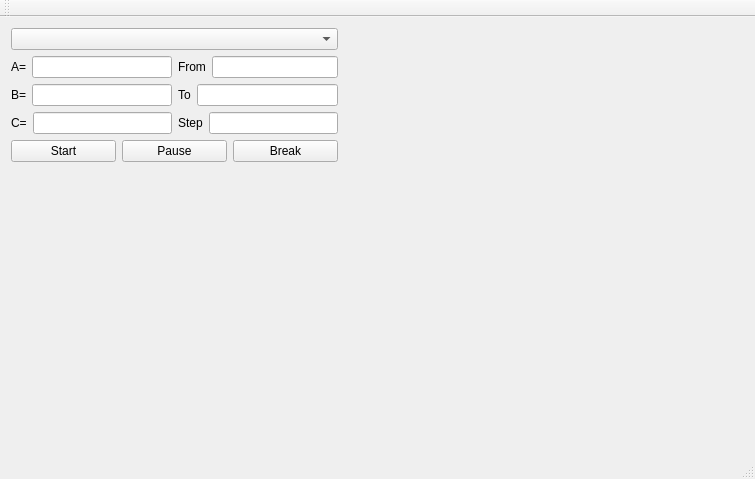
<?xml version="1.0" encoding="UTF-8"?>
<ui version="4.0">
 <class>MainWindow</class>
 <widget class="QMainWindow" name="MainWindow">
  <property name="geometry">
   <rect>
    <x>0</x>
    <y>0</y>
    <width>755</width>
    <height>479</height>
   </rect>
  </property>
  <property name="windowTitle">
   <string>MainWindow</string>
  </property>
  <widget class="QWidget" name="centralWidget">
   <layout class="QGridLayout" name="gridLayout_3">
    <item row="0" column="0">
     <layout class="QVBoxLayout" name="verticalLayout_2">
      <item>
       <layout class="QVBoxLayout" name="verticalLayout">
        <item>
         <widget class="QComboBox" name="functionBox"/>
        </item>
        <item>
         <layout class="QHBoxLayout" name="horizontalLayout_8">
          <item>
           <layout class="QGridLayout" name="gridLayout">
            <item row="0" column="0">
             <layout class="QHBoxLayout" name="horizontalLayout">
              <item>
               <widget class="QLabel" name="label">
                <property name="text">
                 <string>A=</string>
                </property>
               </widget>
              </item>
              <item>
               <widget class="QLineEdit" name="lineEditA"/>
              </item>
             </layout>
            </item>
            <item row="1" column="0">
             <layout class="QHBoxLayout" name="horizontalLayout_2">
              <item>
               <widget class="QLabel" name="label_2">
                <property name="text">
                 <string>B=</string>
                </property>
               </widget>
              </item>
              <item>
               <widget class="QLineEdit" name="lineEditB"/>
              </item>
             </layout>
            </item>
            <item row="2" column="0">
             <layout class="QHBoxLayout" name="horizontalLayout_3">
              <item>
               <widget class="QLabel" name="label_3">
                <property name="text">
                 <string>C=</string>
                </property>
               </widget>
              </item>
              <item>
               <widget class="QLineEdit" name="lineEditC"/>
              </item>
             </layout>
            </item>
           </layout>
          </item>
          <item>
           <layout class="QGridLayout" name="gridLayout_2">
            <item row="0" column="0">
             <layout class="QHBoxLayout" name="horizontalLayout_5">
              <item>
               <widget class="QLabel" name="label_4">
                <property name="text">
                 <string>From</string>
                </property>
               </widget>
              </item>
              <item>
               <widget class="QLineEdit" name="lineEditFrom"/>
              </item>
             </layout>
            </item>
            <item row="1" column="0">
             <layout class="QHBoxLayout" name="horizontalLayout_6">
              <item>
               <widget class="QLabel" name="label_5">
                <property name="text">
                 <string>To</string>
                </property>
               </widget>
              </item>
              <item>
               <widget class="QLineEdit" name="lineEditTo"/>
              </item>
             </layout>
            </item>
            <item row="2" column="0">
             <layout class="QHBoxLayout" name="horizontalLayout_7">
              <item>
               <widget class="QLabel" name="label_6">
                <property name="text">
                 <string>Step</string>
                </property>
               </widget>
              </item>
              <item>
               <widget class="QLineEdit" name="lineEditStep"/>
              </item>
             </layout>
            </item>
           </layout>
          </item>
         </layout>
        </item>
       </layout>
      </item>
      <item>
       <layout class="QHBoxLayout" name="horizontalLayout_4">
        <item>
         <widget class="QPushButton" name="buttonStart">
          <property name="text">
           <string>Start</string>
          </property>
         </widget>
        </item>
        <item>
         <widget class="QPushButton" name="buttonPause">
          <property name="text">
           <string>Pause</string>
          </property>
         </widget>
        </item>
        <item>
         <widget class="QPushButton" name="buttonBreak">
          <property name="text">
           <string>Break</string>
          </property>
         </widget>
        </item>
       </layout>
      </item>
      <item>
       <spacer name="verticalSpacer">
        <property name="orientation">
         <enum>Qt::Vertical</enum>
        </property>
        <property name="sizeHint" stdset="0">
         <size>
          <width>20</width>
          <height>40</height>
         </size>
        </property>
       </spacer>
      </item>
     </layout>
    </item>
    <item row="0" column="1">
     <widget class="plot2D" name="plot" native="true">
      <property name="sizePolicy">
       <sizepolicy hsizetype="Expanding" vsizetype="Expanding">
        <horstretch>0</horstretch>
        <verstretch>0</verstretch>
       </sizepolicy>
      </property>
      <property name="minimumSize">
       <size>
        <width>400</width>
        <height>400</height>
       </size>
      </property>
     </widget>
    </item>
   </layout>
  </widget>
  <widget class="QMenuBar" name="menuBar">
   <property name="geometry">
    <rect>
     <x>0</x>
     <y>0</y>
     <width>755</width>
     <height>22</height>
    </rect>
   </property>
  </widget>
  <widget class="QToolBar" name="mainToolBar">
   <attribute name="toolBarArea">
    <enum>TopToolBarArea</enum>
   </attribute>
   <attribute name="toolBarBreak">
    <bool>false</bool>
   </attribute>
  </widget>
  <widget class="QStatusBar" name="statusBar"/>
 </widget>
 <layoutdefault spacing="6" margin="11"/>
 <customwidgets>
  <customwidget>
   <class>plot2D</class>
   <extends>QWidget</extends>
   <header location="global">plot2d.h</header>
   <container>1</container>
  </customwidget>
 </customwidgets>
 <resources/>
 <connections/>
</ui>
